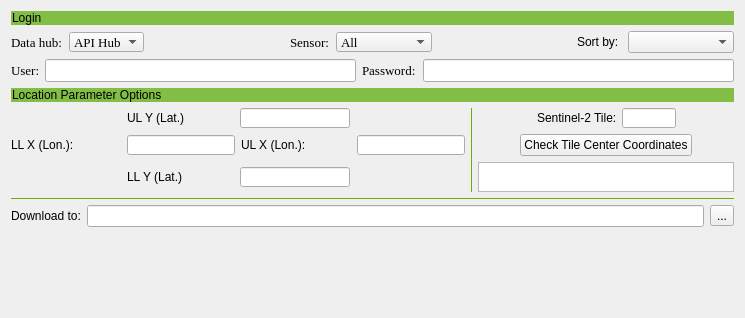
     <widget class="QWidget" name="general_tab">
      <property name="sizePolicy">
       <sizepolicy hsizetype="Expanding" vsizetype="Expanding">
        <horstretch>0</horstretch>
        <verstretch>0</verstretch>
       </sizepolicy>
      </property>
      <attribute name="title">
       <string>General</string>
      </attribute>
      <layout class="QGridLayout" name="gridLayout_2">
       <item row="0" column="0">
        <layout class="QGridLayout" name="general_gridLayout">
         <property name="sizeConstraint">
          <enum>QLayout::SetDefaultConstraint</enum>
         </property>
         <item row="3" column="0">
          <layout class="QHBoxLayout" name="auth_horizontalLayout">
           <item>
            <widget class="QLabel" name="user_label">
             <property name="minimumSize">
              <size>
               <width>28</width>
               <height>21</height>
              </size>
             </property>
             <property name="maximumSize">
              <size>
               <width>28</width>
               <height>21</height>
              </size>
             </property>
             <property name="font">
              <font>
               <family>Liberation Serif</family>
               <pointsize>10</pointsize>
              </font>
             </property>
             <property name="text">
              <string>User:</string>
             </property>
            </widget>
           </item>
           <item>
            <widget class="QLineEdit" name="user_lineEdit">
             <property name="font">
              <font>
               <family>Liberation Serif</family>
               <pointsize>10</pointsize>
              </font>
             </property>
            </widget>
           </item>
           <item>
            <widget class="QLabel" name="pass_label">
             <property name="minimumSize">
              <size>
               <width>55</width>
               <height>21</height>
              </size>
             </property>
             <property name="maximumSize">
              <size>
               <width>55</width>
               <height>21</height>
              </size>
             </property>
             <property name="font">
              <font>
               <family>Liberation Serif</family>
               <pointsize>10</pointsize>
              </font>
             </property>
             <property name="text">
              <string>Password:</string>
             </property>
            </widget>
           </item>
           <item>
            <widget class="QLineEdit" name="pass_lineEdit">
             <property name="font">
              <font>
               <family>Liberation Serif</family>
               <pointsize>10</pointsize>
              </font>
             </property>
            </widget>
           </item>
          </layout>
         </item>
         <item row="1" column="0">
          <widget class="QLabel" name="generalLogin_header">
           <property name="sizePolicy">
            <sizepolicy hsizetype="Expanding" vsizetype="Fixed">
             <horstretch>0</horstretch>
             <verstretch>0</verstretch>
            </sizepolicy>
           </property>
           <property name="maximumSize">
            <size>
             <width>16777215</width>
             <height>17</height>
            </size>
           </property>
           <property name="styleSheet">
            <string notr="true">background-color: rgba(85, 170, 0, 180);
font: 100 10pt &quot;Liberation Serif&quot;;</string>
           </property>
           <property name="text">
            <string>Login</string>
           </property>
           <property name="margin">
            <number>1</number>
           </property>
           <property name="indent">
            <number>1</number>
           </property>
          </widget>
         </item>
         <item row="4" column="0">
          <widget class="QLabel" name="generalLocation_header">
           <property name="sizePolicy">
            <sizepolicy hsizetype="Expanding" vsizetype="Fixed">
             <horstretch>0</horstretch>
             <verstretch>0</verstretch>
            </sizepolicy>
           </property>
           <property name="maximumSize">
            <size>
             <width>16777215</width>
             <height>17</height>
            </size>
           </property>
           <property name="styleSheet">
            <string notr="true">background-color: rgba(85, 170, 0, 180);
font: 75 10pt &quot;Liberation Serif&quot;;</string>
           </property>
           <property name="text">
            <string>Location Parameter Options</string>
           </property>
           <property name="margin">
            <number>1</number>
           </property>
           <property name="indent">
            <number>1</number>
           </property>
          </widget>
         </item>
         <item row="2" column="0">
          <layout class="QHBoxLayout" name="horizontalLayout_0">
           <item>
            <layout class="QHBoxLayout" name="horizontalLayout_1">
             <item>
              <widget class="QLabel" name="hub_label">
               <property name="minimumSize">
                <size>
                 <width>52</width>
                 <height>20</height>
                </size>
               </property>
               <property name="maximumSize">
                <size>
                 <width>52</width>
                 <height>20</height>
                </size>
               </property>
               <property name="font">
                <font>
                 <family>Liberation Serif</family>
                 <pointsize>10</pointsize>
                </font>
               </property>
               <property name="text">
                <string>Data hub:</string>
               </property>
              </widget>
             </item>
             <item>
              <widget class="QComboBox" name="hub_comboBox">
               <property name="maximumSize">
                <size>
                 <width>16777215</width>
                 <height>20</height>
                </size>
               </property>
               <property name="font">
                <font>
                 <family>Liberation Serif</family>
                 <pointsize>10</pointsize>
                </font>
               </property>
               <item>
                <property name="text">
                 <string>API Hub</string>
                </property>
               </item>
               <item>
                <property name="text">
                 <string>Dhus</string>
                </property>
               </item>
              </widget>
             </item>
             <item>
              <spacer name="horizontalSpacer_2">
               <property name="orientation">
                <enum>Qt::Horizontal</enum>
               </property>
               <property name="sizeHint" stdset="0">
                <size>
                 <width>40</width>
                 <height>20</height>
                </size>
               </property>
              </spacer>
             </item>
             <item>
              <widget class="QLabel" name="sensor_label">
               <property name="minimumSize">
                <size>
                 <width>40</width>
                 <height>20</height>
                </size>
               </property>
               <property name="maximumSize">
                <size>
                 <width>40</width>
                 <height>20</height>
                </size>
               </property>
               <property name="font">
                <font>
                 <family>Liberation Serif</family>
                 <pointsize>10</pointsize>
                </font>
               </property>
               <property name="text">
                <string>Sensor:</string>
               </property>
              </widget>
             </item>
             <item>
              <widget class="QComboBox" name="sensor_comboBox">
               <property name="maximumSize">
                <size>
                 <width>16777215</width>
                 <height>20</height>
                </size>
               </property>
               <property name="font">
                <font>
                 <family>Liberation Serif</family>
                 <pointsize>10</pointsize>
                </font>
               </property>
               <item>
                <property name="text">
                 <string>All</string>
                </property>
               </item>
               <item>
                <property name="text">
                 <string>Sentinel-1</string>
                </property>
               </item>
               <item>
                <property name="text">
                 <string>Sentinel-1A</string>
                </property>
               </item>
               <item>
                <property name="text">
                 <string>Sentinel-1B</string>
                </property>
               </item>
               <item>
                <property name="text">
                 <string>Sentinel-2</string>
                </property>
               </item>
               <item>
                <property name="text">
                 <string>Sentinel-2A</string>
                </property>
               </item>
               <item>
                <property name="text">
                 <string>Sentinel-2B</string>
                </property>
               </item>
              </widget>
             </item>
             <item>
              <spacer name="horizontalSpacer">
               <property name="orientation">
                <enum>Qt::Horizontal</enum>
               </property>
               <property name="sizeHint" stdset="0">
                <size>
                 <width>40</width>
                 <height>20</height>
                </size>
               </property>
              </spacer>
             </item>
             <item>
              <widget class="QLabel" name="sortBy_label">
               <property name="text">
                <string>Sort by: </string>
               </property>
              </widget>
             </item>
             <item>
              <widget class="QComboBox" name="sortBy_comboBox">
               <property name="minimumSize">
                <size>
                 <width>100</width>
                 <height>0</height>
                </size>
               </property>
               <item>
                <property name="text">
                 <string/>
                </property>
               </item>
               <item>
                <property name="text">
                 <string>Ingestion date</string>
                </property>
               </item>
               <item>
                <property name="text">
                 <string>Sensing date</string>
                </property>
               </item>
              </widget>
             </item>
            </layout>
           </item>
          </layout>
         </item>
         <item row="6" column="0">
          <widget class="Line" name="general_line">
           <property name="sizePolicy">
            <sizepolicy hsizetype="Preferred" vsizetype="Fixed">
             <horstretch>0</horstretch>
             <verstretch>0</verstretch>
            </sizepolicy>
           </property>
           <property name="minimumSize">
            <size>
             <width>0</width>
             <height>1</height>
            </size>
           </property>
           <property name="maximumSize">
            <size>
             <width>16777215</width>
             <height>1</height>
            </size>
           </property>
           <property name="font">
            <font>
             <family>Liberation Serif</family>
             <pointsize>10</pointsize>
            </font>
           </property>
           <property name="styleSheet">
            <string notr="true">color: rgba(85, 170, 0, 180);
background-color: rgba(85, 170, 0, 180);</string>
           </property>
           <property name="frameShadow">
            <enum>QFrame::Plain</enum>
           </property>
           <property name="lineWidth">
            <number>1</number>
           </property>
           <property name="orientation">
            <enum>Qt::Horizontal</enum>
           </property>
          </widget>
         </item>
         <item row="7" column="0">
          <layout class="QHBoxLayout" name="horizontalLayout_4">
           <item>
            <widget class="QLabel" name="writeDir_label">
             <property name="text">
              <string>Download to:</string>
             </property>
            </widget>
           </item>
           <item>
            <widget class="QLineEdit" name="writeDir_txtPath">
             <property name="enabled">
              <bool>true</bool>
             </property>
             <property name="text">
              <string/>
             </property>
             <property name="readOnly">
              <bool>true</bool>
             </property>
            </widget>
           </item>
           <item>
            <widget class="QToolButton" name="writeDir_toolButton">
             <property name="text">
              <string>...</string>
             </property>
            </widget>
           </item>
          </layout>
         </item>
         <item row="8" column="0">
          <spacer name="verticalSpacer_2">
           <property name="orientation">
            <enum>Qt::Vertical</enum>
           </property>
           <property name="sizeHint" stdset="0">
            <size>
             <width>20</width>
             <height>40</height>
            </size>
           </property>
          </spacer>
         </item>
         <item row="5" column="0">
          <layout class="QGridLayout" name="location_gridLayout">
           <item row="0" column="0">
            <layout class="QHBoxLayout" name="ULY_horizontalLayout">
             <item>
              <spacer name="horizontalSpacer_3">
               <property name="orientation">
                <enum>Qt::Horizontal</enum>
               </property>
               <property name="sizeHint" stdset="0">
                <size>
                 <width>40</width>
                 <height>20</height>
                </size>
               </property>
              </spacer>
             </item>
             <item>
              <widget class="QLabel" name="ULY_label">
               <property name="minimumSize">
                <size>
                 <width>107</width>
                 <height>20</height>
                </size>
               </property>
               <property name="maximumSize">
                <size>
                 <width>110</width>
                 <height>20</height>
                </size>
               </property>
               <property name="text">
                <string>UL Y (Lat.)</string>
               </property>
              </widget>
             </item>
             <item>
              <widget class="QLineEdit" name="ULY_lineEdit">
               <property name="maximumSize">
                <size>
                 <width>110</width>
                 <height>20</height>
                </size>
               </property>
              </widget>
             </item>
             <item>
              <spacer name="horizontalSpacer_4">
               <property name="orientation">
                <enum>Qt::Horizontal</enum>
               </property>
               <property name="sizeHint" stdset="0">
                <size>
                 <width>40</width>
                 <height>20</height>
                </size>
               </property>
              </spacer>
             </item>
            </layout>
           </item>
           <item row="1" column="0">
            <layout class="QHBoxLayout" name="X_horizontalLayout">
             <item>
              <widget class="QLabel" name="LLX_label">
               <property name="minimumSize">
                <size>
                 <width>110</width>
                 <height>20</height>
                </size>
               </property>
               <property name="maximumSize">
                <size>
                 <width>110</width>
                 <height>20</height>
                </size>
               </property>
               <property name="text">
                <string>LL X (Lon.):</string>
               </property>
              </widget>
             </item>
             <item>
              <widget class="QLineEdit" name="LLX_lineEdit">
               <property name="maximumSize">
                <size>
                 <width>110</width>
                 <height>20</height>
                </size>
               </property>
              </widget>
             </item>
             <item>
              <widget class="QLabel" name="ULX_label">
               <property name="minimumSize">
                <size>
                 <width>110</width>
                 <height>20</height>
                </size>
               </property>
               <property name="maximumSize">
                <size>
                 <width>110</width>
                 <height>20</height>
                </size>
               </property>
               <property name="text">
                <string>UL X (Lon.):</string>
               </property>
              </widget>
             </item>
             <item>
              <widget class="QLineEdit" name="ULX_lineEdit">
               <property name="maximumSize">
                <size>
                 <width>110</width>
                 <height>20</height>
                </size>
               </property>
              </widget>
             </item>
            </layout>
           </item>
           <item row="2" column="0">
            <layout class="QHBoxLayout" name="LLY_horizontalLayout">
             <item>
              <spacer name="horizontalSpacer_5">
               <property name="orientation">
                <enum>Qt::Horizontal</enum>
               </property>
               <property name="sizeHint" stdset="0">
                <size>
                 <width>40</width>
                 <height>20</height>
                </size>
               </property>
              </spacer>
             </item>
             <item>
              <widget class="QLabel" name="LLY_label">
               <property name="minimumSize">
                <size>
                 <width>107</width>
                 <height>20</height>
                </size>
               </property>
               <property name="maximumSize">
                <size>
                 <width>110</width>
                 <height>20</height>
                </size>
               </property>
               <property name="text">
                <string>LL Y (Lat.)</string>
               </property>
              </widget>
             </item>
             <item>
              <widget class="QLineEdit" name="LLY_lineEdit">
               <property name="maximumSize">
                <size>
                 <width>110</width>
                 <height>20</height>
                </size>
               </property>
              </widget>
             </item>
             <item>
              <spacer name="horizontalSpacer_6">
               <property name="orientation">
                <enum>Qt::Horizontal</enum>
               </property>
               <property name="sizeHint" stdset="0">
                <size>
                 <width>40</width>
                 <height>20</height>
                </size>
               </property>
              </spacer>
             </item>
            </layout>
           </item>
           <item row="0" column="1" rowspan="3">
            <widget class="Line" name="general_line2">
             <property name="minimumSize">
              <size>
               <width>1</width>
               <height>0</height>
              </size>
             </property>
             <property name="maximumSize">
              <size>
               <width>1</width>
               <height>16777215</height>
              </size>
             </property>
             <property name="styleSheet">
              <string notr="true">color: rgba(85, 170, 0, 180);
background-color: rgba(85, 170, 0, 180);</string>
             </property>
             <property name="frameShadow">
              <enum>QFrame::Plain</enum>
             </property>
             <property name="orientation">
              <enum>Qt::Vertical</enum>
             </property>
            </widget>
           </item>
           <item row="0" column="2">
            <layout class="QHBoxLayout" name="s2Tile_horizontalLayout">
             <item>
              <spacer name="horizontalSpacer_9">
               <property name="orientation">
                <enum>Qt::Horizontal</enum>
               </property>
               <property name="sizeHint" stdset="0">
                <size>
                 <width>40</width>
                 <height>20</height>
                </size>
               </property>
              </spacer>
             </item>
             <item>
              <widget class="QLabel" name="s2Tile_label">
               <property name="minimumSize">
                <size>
                 <width>79</width>
                 <height>20</height>
                </size>
               </property>
               <property name="maximumSize">
                <size>
                 <width>79</width>
                 <height>20</height>
                </size>
               </property>
               <property name="text">
                <string>Sentinel-2 Tile:</string>
               </property>
              </widget>
             </item>
             <item>
              <widget class="QLineEdit" name="s2Tile_lineEdit">
               <property name="minimumSize">
                <size>
                 <width>54</width>
                 <height>20</height>
                </size>
               </property>
               <property name="maximumSize">
                <size>
                 <width>54</width>
                 <height>20</height>
                </size>
               </property>
               <property name="maxLength">
                <number>5</number>
               </property>
              </widget>
             </item>
             <item>
              <spacer name="horizontalSpacer_8">
               <property name="orientation">
                <enum>Qt::Horizontal</enum>
               </property>
               <property name="sizeHint" stdset="0">
                <size>
                 <width>40</width>
                 <height>20</height>
                </size>
               </property>
              </spacer>
             </item>
            </layout>
           </item>
           <item row="1" column="2">
            <layout class="QHBoxLayout" name="horizontalLayout_3">
             <item>
              <spacer name="horizontalSpacer_12">
               <property name="orientation">
                <enum>Qt::Horizontal</enum>
               </property>
               <property name="sizeHint" stdset="0">
                <size>
                 <width>40</width>
                 <height>20</height>
                </size>
               </property>
              </spacer>
             </item>
             <item>
              <widget class="QPushButton" name="btnTileSearch">
               <property name="text">
                <string>Check Tile Center Coordinates</string>
               </property>
              </widget>
             </item>
             <item>
              <spacer name="horizontalSpacer_21">
               <property name="orientation">
                <enum>Qt::Horizontal</enum>
               </property>
               <property name="sizeHint" stdset="0">
                <size>
                 <width>40</width>
                 <height>20</height>
                </size>
               </property>
              </spacer>
             </item>
            </layout>
           </item>
           <item row="2" column="2">
            <widget class="QTextBrowser" name="tileSearch_textBrowser">
             <property name="maximumSize">
              <size>
               <width>16777215</width>
               <height>30</height>
              </size>
             </property>
            </widget>
           </item>
          </layout>
         </item>
         <item row="9" column="0">
          <spacer name="verticalSpacer_3">
           <property name="orientation">
            <enum>Qt::Vertical</enum>
           </property>
           <property name="sizeHint" stdset="0">
            <size>
             <width>20</width>
             <height>40</height>
            </size>
           </property>
          </spacer>
         </item>
        </layout>
       </item>
      </layout>
     </widget>
